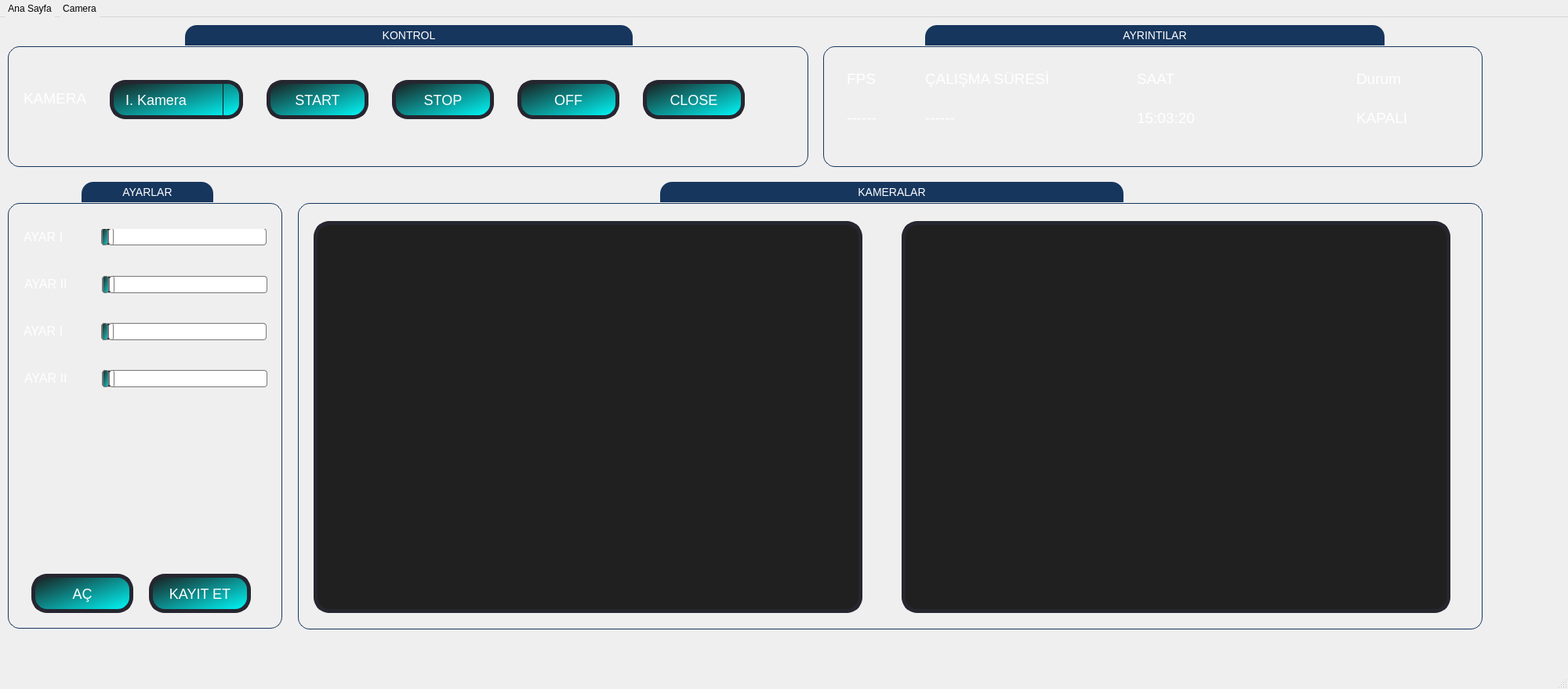
<?xml version="1.0" encoding="UTF-8"?>
<ui version="4.0">
 <class>Camera_Window</class>
 <widget class="QMainWindow" name="Camera_Window">
  <property name="geometry">
   <rect>
    <x>0</x>
    <y>0</y>
    <width>2000</width>
    <height>879</height>
   </rect>
  </property>
  <property name="windowTitle">
   <string>MainWindow</string>
  </property>
  <property name="styleSheet">
   <string notr="true">background-color: rgb(26, 26, 26);
QMenuBar {
  background-color: #455364;
  padding: 2px;
  border: 1px solid #19232D;
  color: #E0E1E3;
  selection-background-color: #1A72BB;
}

QMenuBar:focus {
  border: 1px solid #346792;
}

QMenuBar::item {
  background: transparent;
  padding: 4px;
}

QMenuBar::item:selected {
  padding: 4px;
  background: transparent;
  border: 0px solid #455364;
  background-color: #1A72BB;
}

QMenuBar::item:pressed {
  padding: 4px;
  border: 0px solid #455364;
  background-color: #1A72BB;
  color: #E0E1E3;
  margin-bottom: 0px;
  padding-bottom: 0px;
}

/* QMenu ------------------------------------------------------------------

https://doc.qt.io/qt-5/stylesheet-examples.html#customizing-qmenu

--------------------------------------------------------------------------- */
QMenu {
  border: 0px solid #455364;
  color: #E0E1E3;
  margin: 0px;
  background-color: #37414F;
  selection-background-color: #1A72BB;
}

QMenu::separator {
  height: 1px;
  background-color: #60798B;
  color: #E0E1E3;
}

QMenu::item {
  background-color: #37414F;
  padding: 4px 24px 4px 28px;
  /* Reserve space for selection border */
  border: 1px transparent #455364;
}

QMenu::item:selected {
  color: #E0E1E3;
  background-color: #1A72BB;
}

QMenu::item:pressed {
  background-color: #1A72BB;
}

QMenu::icon {
  padding-left: 10px;
  width: 14px;
  height: 14px;
}

QMenu::indicator {
  padding-left: 8px;
  width: 12px;
  height: 12px;
  /* non-exclusive indicator = check box style indicator (see QActionGroup::setExclusive) */
  /* exclusive indicator = radio button style indicator (see QActionGroup::setExclusive) */
}
</string>
  </property>
  <widget class="QWidget" name="centralwidget">
   <widget class="QGroupBox" name="groupBox">
    <property name="geometry">
     <rect>
      <x>10</x>
      <y>10</y>
      <width>1021</width>
      <height>181</height>
     </rect>
    </property>
    <property name="styleSheet">
     <string notr="true">QGroupBox  {
    border: 1px solid gray;
    border-color: #FF17365D;
    margin-top: 27px;
    font-size: 14px;
    border-radius: 15px;
}

QGroupBox::title  {
    subcontrol-origin: margin;
    subcontrol-position: top center;
    padding: 5px 8000px 5px 8000px;
    background-color: #FF17365D;
    color: rgb(255, 255, 255);
	border-top-left-radius: 15px;
    border-top-right-radius: 15px;
    padding: 5px 250px;
    background-color: #FF17365D;
}
</string>
    </property>
    <property name="title">
     <string>KONTROL</string>
    </property>
    <widget class="QPushButton" name="Stop_pushButton">
     <property name="geometry">
      <rect>
       <x>490</x>
       <y>70</y>
       <width>130</width>
       <height>50</height>
      </rect>
     </property>
     <property name="styleSheet">
      <string notr="true">QPushButton {
	color:white;
    background-color: qlineargradient(x1:0, y1:0, x2:1,y2:1, stop: 1 rgb(0, 255, 255), stop: 0 rgb(26, 26, 26));

    border-color: rgb(26, 26, 26);
    border-width: 1px;
    border-style: solid;
	border-radius:20px;
	font:18px;
	border: 5px solid rgb(38, 38, 48);
}

QPushButton:hover {
	
	background-color: rgb(30, 150, 150);
}
</string>
     </property>
     <property name="text">
      <string>STOP</string>
     </property>
    </widget>
    <widget class="QPushButton" name="Start_pushButton">
     <property name="geometry">
      <rect>
       <x>330</x>
       <y>70</y>
       <width>130</width>
       <height>50</height>
      </rect>
     </property>
     <property name="styleSheet">
      <string notr="true">QPushButton {
	color:white;
    background-color: qlineargradient(x1:0, y1:0, x2:1,y2:1, stop: 1 rgb(0, 255, 255), stop: 0 rgb(26, 26, 26));

    border-color: rgb(26, 26, 26);
    border-width: 1px;
    border-style: solid;
	border-radius:20px;
	font:18px;
	border: 5px solid rgb(38, 38, 48);
}

QPushButton:hover {
	
	background-color: rgb(30, 150, 150);
}
</string>
     </property>
     <property name="text">
      <string>START</string>
     </property>
    </widget>
    <widget class="QLabel" name="label_3">
     <property name="geometry">
      <rect>
       <x>20</x>
       <y>75</y>
       <width>111</width>
       <height>37</height>
      </rect>
     </property>
     <property name="font">
      <font>
       <pointsize>14</pointsize>
      </font>
     </property>
     <property name="styleSheet">
      <string notr="true">color:white;</string>
     </property>
     <property name="text">
      <string>KAMERA</string>
     </property>
    </widget>
    <widget class="QPushButton" name="Off_pushButton">
     <property name="geometry">
      <rect>
       <x>650</x>
       <y>70</y>
       <width>130</width>
       <height>50</height>
      </rect>
     </property>
     <property name="styleSheet">
      <string notr="true">QPushButton {
	color:white;
    background-color: qlineargradient(x1:0, y1:0, x2:1,y2:1, stop: 1 rgb(0, 255, 255), stop: 0 rgb(26, 26, 26));

    border-color: rgb(26, 26, 26);
    border-width: 1px;
    border-style: solid;
	border-radius:20px;
	font:18px;
	border: 5px solid rgb(38, 38, 48);
}

QPushButton:hover {
	
	background-color: rgb(30, 150, 150);
}
</string>
     </property>
     <property name="text">
      <string>OFF</string>
     </property>
    </widget>
    <widget class="QComboBox" name="Camera_comboBox">
     <property name="geometry">
      <rect>
       <x>130</x>
       <y>70</y>
       <width>170</width>
       <height>50</height>
      </rect>
     </property>
     <property name="styleSheet">
      <string notr="true">QComboBox
{

    color:white;
    background-color: qlineargradient(x1:0, y1:0, x2:1,y2:1, stop: 1 rgb(0, 255, 255), stop: 0 rgb(26, 26, 26));
    border-color: rgb(26, 26, 26);
    border-width: 1px;
    border-style: solid;
	border-radius:20px;
	font:18px;
	border: 5px solid rgb(38, 38, 48);
	padding-left: 15px;
}

QComboBox QListView
{
    border-style: none;
    background-color: qlineargradient(x1:0, y1:0, x2:1,y2:1, stop: 1 rgb(30, 200, 200), stop: 0 rgb(26, 26, 26));
}

QComboBox::drop-down
{
    width: 20px;
    border: 1px;
    border-color:rgb(26, 26, 26);
    border-left-style:solid;
    border-top-style: none;
    border-bottom-style: none;
    border-right-style: none;
}

QComboBox::down-arrow
{
    width: 16px;
    height: 16px;
}</string>
     </property>
     <item>
      <property name="text">
       <string>I. Kamera</string>
      </property>
     </item>
     <item>
      <property name="text">
       <string>II. Kamera</string>
      </property>
     </item>
     <item>
      <property name="text">
       <string>III. Kamera</string>
      </property>
     </item>
     <item>
      <property name="text">
       <string>IV. Kamera</string>
      </property>
     </item>
    </widget>
    <widget class="QPushButton" name="Close_pushButton">
     <property name="geometry">
      <rect>
       <x>810</x>
       <y>70</y>
       <width>130</width>
       <height>50</height>
      </rect>
     </property>
     <property name="styleSheet">
      <string notr="true">QPushButton {
	color:white;
    background-color: qlineargradient(x1:0, y1:0, x2:1,y2:1, stop: 1 rgb(0, 255, 255), stop: 0 rgb(26, 26, 26));

    border-color: rgb(26, 26, 26);
    border-width: 1px;
    border-style: solid;
	border-radius:20px;
	font:18px;
	border: 5px solid rgb(38, 38, 48);
}

QPushButton:hover {
	
	background-color: rgb(30, 150, 150);
}
</string>
     </property>
     <property name="text">
      <string>CLOSE</string>
     </property>
    </widget>
   </widget>
   <widget class="QGroupBox" name="groupBox_2">
    <property name="geometry">
     <rect>
      <x>1050</x>
      <y>10</y>
      <width>841</width>
      <height>181</height>
     </rect>
    </property>
    <property name="styleSheet">
     <string notr="true">QGroupBox  {
    border: 1px solid gray;
    border-color: #FF17365D;
    margin-top: 27px;
    font-size: 14px;
    border-radius: 15px;
}

QGroupBox::title  {
    subcontrol-origin: margin;
    subcontrol-position: top center;
    padding: 5px 8000px 5px 8000px;
    background-color: #FF17365D;
    color: rgb(255, 255, 255);
	border-top-left-radius: 15px;
    border-top-right-radius: 15px;
    padding: 5px 250px;
    background-color: #FF17365D;
}
</string>
    </property>
    <property name="title">
     <string>AYRINTILAR</string>
    </property>
    <widget class="QLabel" name="label_9">
     <property name="geometry">
      <rect>
       <x>130</x>
       <y>100</y>
       <width>231</width>
       <height>37</height>
      </rect>
     </property>
     <property name="font">
      <font>
       <pointsize>14</pointsize>
       <weight>50</weight>
       <italic>false</italic>
       <bold>false</bold>
      </font>
     </property>
     <property name="styleSheet">
      <string notr="true">color: rgb(255, 255, 255);</string>
     </property>
     <property name="text">
      <string>------</string>
     </property>
    </widget>
    <widget class="QLabel" name="Fps_label">
     <property name="geometry">
      <rect>
       <x>30</x>
       <y>50</y>
       <width>61</width>
       <height>37</height>
      </rect>
     </property>
     <property name="font">
      <font>
       <pointsize>14</pointsize>
       <weight>50</weight>
       <italic>false</italic>
       <bold>false</bold>
      </font>
     </property>
     <property name="styleSheet">
      <string notr="true">color: rgb(255, 255, 255);</string>
     </property>
     <property name="text">
      <string>FPS</string>
     </property>
    </widget>
    <widget class="QLabel" name="label_8">
     <property name="geometry">
      <rect>
       <x>30</x>
       <y>100</y>
       <width>61</width>
       <height>37</height>
      </rect>
     </property>
     <property name="font">
      <font>
       <pointsize>14</pointsize>
       <weight>50</weight>
       <italic>false</italic>
       <bold>false</bold>
      </font>
     </property>
     <property name="styleSheet">
      <string notr="true">color: rgb(255, 255, 255);</string>
     </property>
     <property name="text">
      <string>------</string>
     </property>
    </widget>
    <widget class="QLabel" name="label_10">
     <property name="geometry">
      <rect>
       <x>400</x>
       <y>50</y>
       <width>231</width>
       <height>37</height>
      </rect>
     </property>
     <property name="font">
      <font>
       <pointsize>14</pointsize>
       <weight>50</weight>
       <italic>false</italic>
       <bold>false</bold>
      </font>
     </property>
     <property name="styleSheet">
      <string notr="true">color: rgb(255, 255, 255);</string>
     </property>
     <property name="text">
      <string>SAAT</string>
     </property>
    </widget>
    <widget class="QLabel" name="Calisma_label">
     <property name="geometry">
      <rect>
       <x>130</x>
       <y>50</y>
       <width>231</width>
       <height>37</height>
      </rect>
     </property>
     <property name="font">
      <font>
       <pointsize>14</pointsize>
       <weight>50</weight>
       <italic>false</italic>
       <bold>false</bold>
      </font>
     </property>
     <property name="styleSheet">
      <string notr="true">color: rgb(255, 255, 255);</string>
     </property>
     <property name="text">
      <string>ÇALIŞMA SÜRESİ</string>
     </property>
    </widget>
    <widget class="QLabel" name="label_11">
     <property name="geometry">
      <rect>
       <x>400</x>
       <y>100</y>
       <width>231</width>
       <height>37</height>
      </rect>
     </property>
     <property name="font">
      <font>
       <pointsize>14</pointsize>
       <weight>50</weight>
       <italic>false</italic>
       <bold>false</bold>
      </font>
     </property>
     <property name="styleSheet">
      <string notr="true">color: rgb(255, 255, 255);</string>
     </property>
     <property name="text">
      <string>15:03:20</string>
     </property>
    </widget>
    <widget class="QLabel" name="Durum_Cam">
     <property name="geometry">
      <rect>
       <x>680</x>
       <y>100</y>
       <width>231</width>
       <height>37</height>
      </rect>
     </property>
     <property name="font">
      <font>
       <pointsize>14</pointsize>
       <weight>50</weight>
       <italic>false</italic>
       <bold>false</bold>
      </font>
     </property>
     <property name="styleSheet">
      <string notr="true">color: rgb(255, 255, 255);</string>
     </property>
     <property name="text">
      <string>KAPALI</string>
     </property>
    </widget>
    <widget class="QLabel" name="label_15">
     <property name="geometry">
      <rect>
       <x>680</x>
       <y>50</y>
       <width>231</width>
       <height>37</height>
      </rect>
     </property>
     <property name="font">
      <font>
       <pointsize>14</pointsize>
       <weight>50</weight>
       <italic>false</italic>
       <bold>false</bold>
      </font>
     </property>
     <property name="styleSheet">
      <string notr="true">color: rgb(255, 255, 255);</string>
     </property>
     <property name="text">
      <string>Durum</string>
     </property>
    </widget>
   </widget>
   <widget class="QGroupBox" name="groupBox_3">
    <property name="geometry">
     <rect>
      <x>10</x>
      <y>210</y>
      <width>350</width>
      <height>570</height>
     </rect>
    </property>
    <property name="styleSheet">
     <string notr="true">QGroupBox  {
    border: 1px solid gray;
    border-color: #FF17365D;
    margin-top: 27px;
    font-size: 14px;
    border-radius: 15px;
}

QGroupBox::title  {
    subcontrol-origin: margin;
    subcontrol-position: top center;
    padding: 5px 8000px 5px 8000px;
    background-color: #FF17365D;
    color: rgb(255, 255, 255);
	border-top-left-radius: 15px;
    border-top-right-radius: 15px;
    padding: 5px 50px;
    background-color: #FF17365D;
}
</string>
    </property>
    <property name="title">
     <string>AYARLAR</string>
    </property>
    <widget class="QSlider" name="horizontalSlider">
     <property name="geometry">
      <rect>
       <x>119</x>
       <y>60</y>
       <width>211</width>
       <height>21</height>
      </rect>
     </property>
     <property name="styleSheet">
      <string notr="true">QSlider::groove:horizontal {
	border: 1px solid #bbb;
	background-color: rgb(26, 26, 26);
	height: 20px;
	border-radius: 4px;
}

QSlider::sub-page:horizontal {
	background: qlineargradient(x1:0, y1:0, x2:1,y2:1, stop: 1 rgb(30, 200, 200), stop: 0 rgb(26, 26, 26));
	background: qlineargradient(x1:0, y1:0, x2:1,y2:1, stop: 1 rgb(30, 200, 200), stop: 0 rgb(26, 26, 26));
	border: 1px solid #777;
	height: 10px;
	border-radius: 4px;
}

QSlider::add-page:horizontal {
	background: #fff;
	border: 1px solid #777;
	height: 10px;
	border-radius: 4px;
}

QSlider::handle:horizontal {
	background: qlineargradient(x1:0, y1:0, x2:1, y2:1,
    stop:0 #FF17365D, stop:1 #FF17365D);
	border: 1px solid #777;
	width: 13px;
	margin-top: -2px;
	margin-bottom: -2px;
	border-radius: 4px;
}

QSlider::handle:horizontal:hover {
	background: qlineargradient(x1:0, y1:0, x2:1, y2:1,
    stop:0 #FF17365D, stop:1 #FF17365D);
	border: 1px solid #444;
	border-radius: 4px;
}

QSlider::sub-page:horizontal:disabled {
	background: #bbb;
	border-color: #999;
}

QSlider::add-page:horizontal:disabled {
	background: #eee;
	border-color: #999;
}

QSlider::handle:horizontal:disabled {
	background: #eee;
	border: 1px solid #aaa;
	border-radius: 4px;
}</string>
     </property>
     <property name="orientation">
      <enum>Qt::Horizontal</enum>
     </property>
    </widget>
    <widget class="QLabel" name="label_4">
     <property name="geometry">
      <rect>
       <x>20</x>
       <y>50</y>
       <width>100</width>
       <height>40</height>
      </rect>
     </property>
     <property name="font">
      <font>
       <pointsize>12</pointsize>
       <weight>50</weight>
       <italic>false</italic>
       <bold>false</bold>
      </font>
     </property>
     <property name="styleSheet">
      <string notr="true">color:white;</string>
     </property>
     <property name="text">
      <string>AYAR I</string>
     </property>
    </widget>
    <widget class="QLabel" name="label_5">
     <property name="geometry">
      <rect>
       <x>21</x>
       <y>110</y>
       <width>100</width>
       <height>40</height>
      </rect>
     </property>
     <property name="font">
      <font>
       <pointsize>12</pointsize>
       <weight>50</weight>
       <italic>false</italic>
       <bold>false</bold>
      </font>
     </property>
     <property name="styleSheet">
      <string notr="true">color:white;</string>
     </property>
     <property name="text">
      <string>AYAR II</string>
     </property>
    </widget>
    <widget class="QSlider" name="horizontalSlider_2">
     <property name="geometry">
      <rect>
       <x>120</x>
       <y>120</y>
       <width>211</width>
       <height>22</height>
      </rect>
     </property>
     <property name="styleSheet">
      <string notr="true">QSlider::groove:horizontal {
	border: 1px solid #bbb;
	background-color: rgb(26, 26, 26);
	height: 20px;
	border-radius: 4px;
}

QSlider::sub-page:horizontal {
	background: qlineargradient(x1:0, y1:0, x2:1,y2:1, stop: 1 rgb(30, 200, 200), stop: 0 rgb(26, 26, 26));
	background: qlineargradient(x1:0, y1:0, x2:1,y2:1, stop: 1 rgb(30, 200, 200), stop: 0 rgb(26, 26, 26));
	border: 1px solid #777;
	height: 10px;
	border-radius: 4px;
}

QSlider::add-page:horizontal {
	background: #fff;
	border: 1px solid #777;
	height: 10px;
	border-radius: 4px;
}

QSlider::handle:horizontal {
	background: qlineargradient(x1:0, y1:0, x2:1, y2:1,
    stop:0 #FF17365D, stop:1 #FF17365D);
	border: 1px solid #777;
	width: 13px;
	margin-top: -2px;
	margin-bottom: -2px;
	border-radius: 4px;
}

QSlider::handle:horizontal:hover {
	background: qlineargradient(x1:0, y1:0, x2:1, y2:1,
    stop:0 #FF17365D, stop:1 #FF17365D);
	border: 1px solid #444;
	border-radius: 4px;
}

QSlider::sub-page:horizontal:disabled {
	background: #bbb;
	border-color: #999;
}

QSlider::add-page:horizontal:disabled {
	background: #eee;
	border-color: #999;
}

QSlider::handle:horizontal:disabled {
	background: #eee;
	border: 1px solid #aaa;
	border-radius: 4px;
}</string>
     </property>
     <property name="orientation">
      <enum>Qt::Horizontal</enum>
     </property>
    </widget>
    <widget class="QLabel" name="label_12">
     <property name="geometry">
      <rect>
       <x>20</x>
       <y>170</y>
       <width>100</width>
       <height>40</height>
      </rect>
     </property>
     <property name="font">
      <font>
       <pointsize>12</pointsize>
       <weight>50</weight>
       <italic>false</italic>
       <bold>false</bold>
      </font>
     </property>
     <property name="styleSheet">
      <string notr="true">color:white;</string>
     </property>
     <property name="text">
      <string>AYAR I</string>
     </property>
    </widget>
    <widget class="QSlider" name="horizontalSlider_3">
     <property name="geometry">
      <rect>
       <x>119</x>
       <y>180</y>
       <width>211</width>
       <height>22</height>
      </rect>
     </property>
     <property name="styleSheet">
      <string notr="true">QSlider::groove:horizontal {
	border: 1px solid #bbb;
	background-color: rgb(26, 26, 26);
	height: 20px;
	border-radius: 4px;
}

QSlider::sub-page:horizontal {
	background: qlineargradient(x1:0, y1:0, x2:1,y2:1, stop: 1 rgb(30, 200, 200), stop: 0 rgb(26, 26, 26));
	background: qlineargradient(x1:0, y1:0, x2:1,y2:1, stop: 1 rgb(30, 200, 200), stop: 0 rgb(26, 26, 26));
	border: 1px solid #777;
	height: 10px;
	border-radius: 4px;
}

QSlider::add-page:horizontal {
	background: #fff;
	border: 1px solid #777;
	height: 10px;
	border-radius: 4px;
}

QSlider::handle:horizontal {
	background: qlineargradient(x1:0, y1:0, x2:1, y2:1,
    stop:0 #FF17365D, stop:1 #FF17365D);
	border: 1px solid #777;
	width: 13px;
	margin-top: -2px;
	margin-bottom: -2px;
	border-radius: 4px;
}

QSlider::handle:horizontal:hover {
	background: qlineargradient(x1:0, y1:0, x2:1, y2:1,
    stop:0 #FF17365D, stop:1 #FF17365D);
	border: 1px solid #444;
	border-radius: 4px;
}

QSlider::sub-page:horizontal:disabled {
	background: #bbb;
	border-color: #999;
}

QSlider::add-page:horizontal:disabled {
	background: #eee;
	border-color: #999;
}

QSlider::handle:horizontal:disabled {
	background: #eee;
	border: 1px solid #aaa;
	border-radius: 4px;
}</string>
     </property>
     <property name="orientation">
      <enum>Qt::Horizontal</enum>
     </property>
    </widget>
    <widget class="QLabel" name="label_13">
     <property name="geometry">
      <rect>
       <x>21</x>
       <y>230</y>
       <width>100</width>
       <height>40</height>
      </rect>
     </property>
     <property name="font">
      <font>
       <pointsize>12</pointsize>
       <weight>50</weight>
       <italic>false</italic>
       <bold>false</bold>
      </font>
     </property>
     <property name="styleSheet">
      <string notr="true">color:white;</string>
     </property>
     <property name="text">
      <string>AYAR II</string>
     </property>
    </widget>
    <widget class="QSlider" name="horizontalSlider_4">
     <property name="geometry">
      <rect>
       <x>120</x>
       <y>240</y>
       <width>211</width>
       <height>22</height>
      </rect>
     </property>
     <property name="styleSheet">
      <string notr="true">QSlider::groove:horizontal {
	border: 1px solid #bbb;
	background-color: rgb(26, 26, 26);
	height: 20px;
	border-radius: 4px;
}

QSlider::sub-page:horizontal {
	background: qlineargradient(x1:0, y1:0, x2:1,y2:1, stop: 1 rgb(30, 200, 200), stop: 0 rgb(26, 26, 26));
	background: qlineargradient(x1:0, y1:0, x2:1,y2:1, stop: 1 rgb(30, 200, 200), stop: 0 rgb(26, 26, 26));
	border: 1px solid #777;
	height: 10px;
	border-radius: 4px;
}

QSlider::add-page:horizontal {
	background: #fff;
	border: 1px solid #777;
	height: 10px;
	border-radius: 4px;
}

QSlider::handle:horizontal {
	background: qlineargradient(x1:0, y1:0, x2:1, y2:1,
    stop:0 #FF17365D, stop:1 #FF17365D);
	border: 1px solid #777;
	width: 13px;
	margin-top: -2px;
	margin-bottom: -2px;
	border-radius: 4px;
}

QSlider::handle:horizontal:hover {
	background: qlineargradient(x1:0, y1:0, x2:1, y2:1,
    stop:0 #FF17365D, stop:1 #FF17365D);
	border: 1px solid #444;
	border-radius: 4px;
}

QSlider::sub-page:horizontal:disabled {
	background: #bbb;
	border-color: #999;
}

QSlider::add-page:horizontal:disabled {
	background: #eee;
	border-color: #999;
}

QSlider::handle:horizontal:disabled {
	background: #eee;
	border: 1px solid #aaa;
	border-radius: 4px;
}</string>
     </property>
     <property name="orientation">
      <enum>Qt::Horizontal</enum>
     </property>
    </widget>
    <widget class="QPushButton" name="Ac_pushButton">
     <property name="geometry">
      <rect>
       <x>30</x>
       <y>500</y>
       <width>130</width>
       <height>50</height>
      </rect>
     </property>
     <property name="styleSheet">
      <string notr="true">QPushButton {
	color:white;
    background-color: qlineargradient(x1:0, y1:0, x2:1,y2:1, stop: 1 rgb(0, 255, 255), stop: 0 rgb(26, 26, 26));

    border-color: rgb(26, 26, 26);
    border-width: 1px;
    border-style: solid;
	border-radius:20px;
	font:18px;
	border: 5px solid rgb(38, 38, 48);
}

QPushButton:hover {
	
	background-color: rgb(30, 150, 150);
}
</string>
     </property>
     <property name="text">
      <string>AÇ</string>
     </property>
    </widget>
    <widget class="QPushButton" name="Kayit_pushButton_2">
     <property name="geometry">
      <rect>
       <x>180</x>
       <y>500</y>
       <width>130</width>
       <height>50</height>
      </rect>
     </property>
     <property name="styleSheet">
      <string notr="true">QPushButton {
	color:white;
    background-color: qlineargradient(x1:0, y1:0, x2:1,y2:1, stop: 1 rgb(0, 255, 255), stop: 0 rgb(26, 26, 26));

    border-color: rgb(26, 26, 26);
    border-width: 1px;
    border-style: solid;
	border-radius:20px;
	font:18px;
	border: 5px solid rgb(38, 38, 48);
}

QPushButton:hover {
	
	background-color: rgb(30, 150, 150);
}
</string>
     </property>
     <property name="text">
      <string>KAYIT ET</string>
     </property>
    </widget>
   </widget>
   <widget class="QGroupBox" name="groupBox_4">
    <property name="geometry">
     <rect>
      <x>380</x>
      <y>210</y>
      <width>1511</width>
      <height>571</height>
     </rect>
    </property>
    <property name="styleSheet">
     <string notr="true">QGroupBox  {
    border: 1px solid gray;
    border-color: #FF17365D;
    margin-top: 27px;
    font-size: 14px;
    border-radius: 15px;
}

QGroupBox::title  {
    subcontrol-origin: margin;
    subcontrol-position: top center;
    padding: 5px 8000px 5px 8000px;
    background-color: #FF17365D;
    color: rgb(255, 255, 255);
	border-top-left-radius: 15px;
    border-top-right-radius: 15px;
    padding: 5px 250px;
    background-color: #FF17365D;
}
</string>
    </property>
    <property name="title">
     <string>KAMERALAR</string>
    </property>
    <widget class="QLabel" name="Camera_1">
     <property name="geometry">
      <rect>
       <x>20</x>
       <y>50</y>
       <width>700</width>
       <height>500</height>
      </rect>
     </property>
     <property name="styleSheet">
      <string notr="true">QLabel{
	border: 5px solid rgb(38, 38, 48);
	border-radius: 20px;
	color: #FFF;
	padding-left: 15px;
	background-color: rgb(32, 32, 32);
}</string>
     </property>
     <property name="text">
      <string/>
     </property>
    </widget>
    <widget class="QLabel" name="Camera_2">
     <property name="geometry">
      <rect>
       <x>770</x>
       <y>50</y>
       <width>700</width>
       <height>500</height>
      </rect>
     </property>
     <property name="styleSheet">
      <string notr="true">QLabel{
	border: 5px solid rgb(38, 38, 48);
	border-radius: 20px;
	color: #FFF;
	padding-left: 15px;
	background-color: rgb(32, 32, 32);
}</string>
     </property>
     <property name="text">
      <string/>
     </property>
    </widget>
   </widget>
  </widget>
  <widget class="QMenuBar" name="menubar">
   <property name="geometry">
    <rect>
     <x>0</x>
     <y>0</y>
     <width>2000</width>
     <height>26</height>
    </rect>
   </property>
   <widget class="QMenu" name="menuAna_Sayfa">
    <property name="title">
     <string>Ana Sayfa</string>
    </property>
   </widget>
   <widget class="QMenu" name="menuCamera">
    <property name="title">
     <string>Camera</string>
    </property>
   </widget>
   <addaction name="menuAna_Sayfa"/>
   <addaction name="menuCamera"/>
  </widget>
  <widget class="QStatusBar" name="statusbar"/>
 </widget>
 <resources/>
 <connections/>
</ui>
